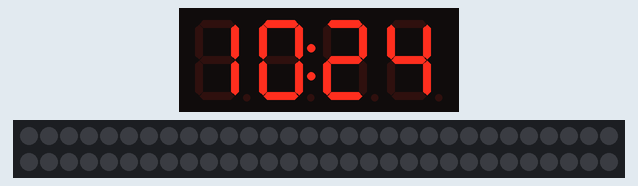
A sketch run on a simulated ESP8266 (NodeMCU). Shown: 4-digit seven-segment display, 60 RGB LEDs in strip order, left to right, continuing on the next row. WiFi joins after 1.5 s; servers stay silent unless stated; network time is answered at once with the bench clock; the local clock reads 2024-03-15 10:24:30 at power-on unless the sketch sets it; what the sketch prints to the serial monitor is not drawn.

Above: at 1.76 s.
At 66.1 s:
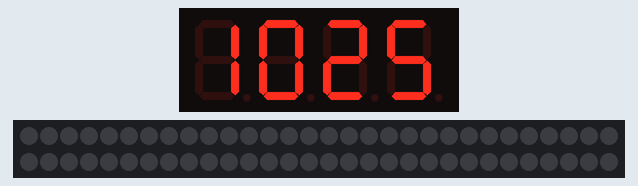
At 129.1 s:
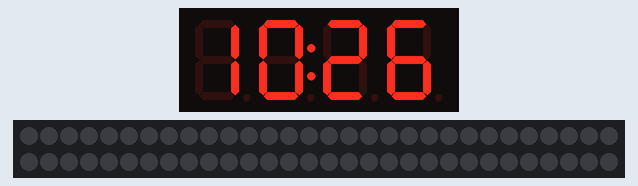

The sketch:

regal-uhr.ino
```cpp
/*

 Clock using NTP on an ESP8266 show the time on a 7-segment display
 and a 60 pixel led strip.
 The led strip has three "trains" representing second, minute and hour that
 continuously run the led strip. Over the period of a minute, hour and day
 those trains will shift through the full hue on the HSV colour scale.

 (C) 2017 Thomas R. Koll

 This code is in the public domain.

 */

#include <NTPClient.h> // https://github.com/arduino-libraries/NTPClient
#include <ESP8266WiFi.h> // https://github.com/esp8266/Arduino/
#include <WiFiUdp.h>

char ssid[] = "myssid";
char password[] = "secr3tpassword";

#include <Adafruit_GFX.h>
#include "Adafruit_LEDBackpack.h"

#include <Timezone.h>    // https://github.com/JChristensen/Timezone

TimeChangeRule CEST = {"CEST", Last, Sun, Mar, 2, 120};     //Central European Summer Time
TimeChangeRule CET = {"CET ", Last, Sun, Oct, 3, 60}; //Central European Standard Time
Timezone timezone(CEST, CET);

WiFiUDP ntpUDP;
// 0 minutes time offset, update every hour
// any timezone offset is dealt with by Timezone to get better precision
NTPClient timeClient(ntpUDP, "at.pool.ntp.org", 0, 60 * 60 * 1000);

static time_t local_time;

Adafruit_7segment matrix = Adafruit_7segment();

// set up led strip
#include "FastLED.h"

#define FASTLED_ESP8266_RAW_PIN_ORDER
#define DATA_PIN D7
#define NUM_LEDS 60
CRGB leds[NUM_LEDS];

#define LED_SPEED 10 // steps per second

void connectWifi() {
    // We start by connecting to a WiFi network
  Serial.print("Connecting to ");
  Serial.println(ssid);
  WiFi.begin(ssid, password);

  while (WiFi.status() != WL_CONNECTED) {
    delay(500);
    Serial.print(".");
  }

  Serial.print("WiFi connected, IP address: ");
  Serial.println(WiFi.localIP());
}

void displayTimeOn7Segment() {
  // to make sure we have all the leading 0s
  matrix.writeDigitNum(0, hour(local_time) / 10 );
  matrix.writeDigitNum(1, hour(local_time) % 10 );
  matrix.writeDigitNum(3, minute(local_time) / 10 );
  matrix.writeDigitNum(4, minute(local_time) % 10 );
  matrix.drawColon(second(local_time) % 2);
  matrix.writeDisplay();
}

void setLEDcolor(int pos, CHSV color, int num_leds) {
  for (int i; i < num_leds; i++) {
    leds[(pos + i) % NUM_LEDS] = color;
  }
}
void displayTimeOnLEDs() {
  static int pos = 0;
  static int pos_20 = 20;
  static int pos_40 = 40;

  leds[pos].fadeLightBy(190);
  leds[(pos + (NUM_LEDS - 1)) % NUM_LEDS].fadeLightBy(200);
  leds[(pos + (NUM_LEDS - 2)) % NUM_LEDS].fadeLightBy(255);
  leds[pos_20].fadeLightBy(190);
  leds[(pos_20 + (NUM_LEDS - 1)) % NUM_LEDS].fadeLightBy(200);
  leds[(pos_20 + (NUM_LEDS - 2)) % NUM_LEDS].fadeLightBy(255);
  leds[pos_40].fadeLightBy(190);
  leds[(pos_40 + (NUM_LEDS - 1)) % NUM_LEDS].fadeLightBy(200);
  leds[(pos_40 + (NUM_LEDS - 2)) % NUM_LEDS].fadeLightBy(255);

  pos = (pos + 1) % NUM_LEDS;
  pos_20 = (pos_20 + 1) % NUM_LEDS;
  pos_40 = (pos_40 + 1) % NUM_LEDS;

  // show leds for second, minute and hour, send them around the strip
  setLEDcolor(pos, CHSV(second(local_time) * 4.25, 255, 255), 5);
  setLEDcolor(pos_40, CHSV(minute(local_time) * 4.25, 255, 255), 3);
  setLEDcolor(pos_20, CHSV(hour(local_time) * 10.625, 255, 255), 2);
  FastLED.show();
}

void loop() {
  if (WiFi.status() != WL_CONNECTED) {
    connectWifi();
  }

  timeClient.update();
  local_time = timezone.toLocal(timeClient.getEpochTime());

  displayTimeOn7Segment();

  static unsigned long next_led_update = 0;
  if (next_led_update < millis()) {
    next_led_update = millis() + (1000 / LED_SPEED);
    displayTimeOnLEDs();
  }
}

void setup() {
  Serial.begin(9600);
  matrix.begin(0x70); // 0x70 is the I2C address of the display
  matrix.setBrightness(10);

  connectWifi();

  timeClient.begin();

  FastLED.addLeds<WS2812, DATA_PIN, GRB>(leds, NUM_LEDS);
}
```
